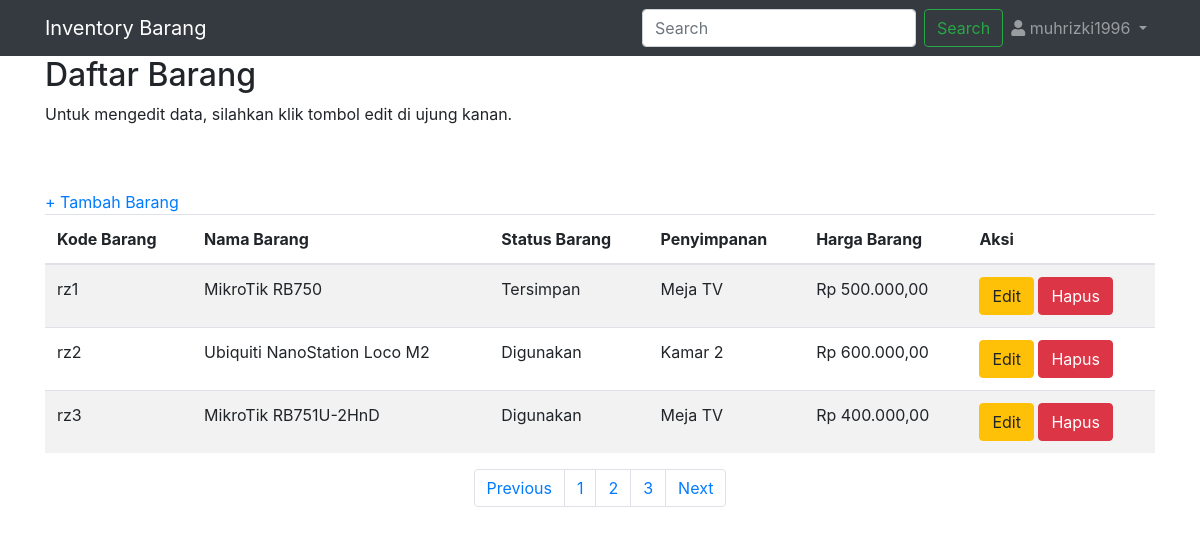
The page /admin/index.php (signed in) on the database its author committed.
### tables this page shows
CREATE TABLE IF NOT EXISTS `barang` (
  `id` int(255) NOT NULL,
  `nama_barang` text NOT NULL,
  `status_barang` text NOT NULL,
  `penyimpanan_barang` text NOT NULL,
  `harga_barang` int(255) NOT NULL
);

### admin/index.php (the view, shortened to what this page needs)
<!DOCTYPE html>
<html lang="en">
<head>
  <link href="../assets/css/bootstrap.css" rel="stylesheet">
  <link rel="stylesheet" href="../assets/fonts/css/all.css">
</head>
<body>
<?php
function rupiah($angka){
$hasil_rupiah = "Rp " . number_format($angka,2,',','.'); return $hasil_rupiah;
}
?>
  <nav class="navbar navbar-expand-lg navbar-dark bg-dark static-top">
    <div class="container">
      <a class="navbar-brand" href="#">Inventory Barang</a>
      <div class="collapse navbar-collapse" id="navbarResponsive">
        <ul class="navbar-nav ml-auto">
        <form class="form-inline">
    <input class="form-control mr-sm-2" type="search" placeholder="Search" aria-label="Search" autofocus>
    <button class="btn btn-outline-success my-2 my-sm-0" type="submit">Search</button>
  </form>
    <li class="nav-item dropdown">
        <a class="nav-link dropdown-toggle" href="#" id="navbarDropdown" role="button" data-toggle="dropdown" aria-haspopup="true" aria-expanded="false">
            <i class="fas fa-user"></i> <?php echo $_SESSION['username'];?>
        </a>
      </ul>
      </div>
    </div>
  </nav>
  <div class="container">
  <h2>Daftar Barang</h2>
  <p>Untuk mengedit data, silahkan klik tombol edit di ujung kanan.</p> <br><br>
  <a href="input.php">+ Tambah Barang</a>
  <table class="table table-striped">
    <thead>
      <tr>
        <th>Kode Barang</th>
        <th>Nama Barang</th>
        <th>Status Barang</th>
        <th>Penyimpanan</th>
        <th>Harga Barang</th>
        <th>Aksi</th>
      </tr>
    </thead>
    <tbody>
    <?php
	$query_mysql = mysql_query("SELECT * FROM barang")or die(mysql_error());
	while($data = mysql_fetch_array($query_mysql)){
	?>
      <tr>
        <td>rz<?php echo $data['id']; ?></td>
        <td><?php echo $data['nama_barang']; ?></td>
        <td><?php echo $data['status_barang']; ?></td>
        <td><?php echo $data['penyimpanan_barang']; ?></td>
        <td><?php echo rupiah($data['harga_barang']); ?></td>
        <td><a href="edit.php?id=<?php echo $data['id']; ?>"><button type="button" class="btn btn-warning">Edit</button></a> <a href="hapus.php?id=<?php echo $data['id']; ?>"><button type="button" class="btn btn-danger">Hapus</button></a></td>
      </tr>
      <?php } ?>
    </tbody>
  </table>
  <nav aria-label="Page navigation example">
  <ul class="pagination justify-content-center">
    <li class="page-item"><a class="page-link" href="#">Previous</a></li>
    <li class="page-item"><a class="page-link" href="#">1</a></li>
    <li class="page-item"><a class="page-link" href="#">2</a></li>
    <li class="page-item"><a class="page-link" href="#">3</a></li>
    <li class="page-item"><a class="page-link" href="#">Next</a></li>
  </ul>
</nav>
  </div>
</body>
</html>

### rows shown on the page
barang: id "1", nama_barang "MikroTik RB750", status_barang "Tersimpan", penyimpanan_barang "Meja TV", harga_barang "Rp 500.000,00"
barang: id "2", nama_barang "Ubiquiti NanoStation Loco M2", status_barang "Digunakan", penyimpanan_barang "Kamar 2", harga_barang "Rp 600.000,00"
barang: id "3", nama_barang "MikroTik RB751U-2HnD", status_barang "Digunakan", penyimpanan_barang "Meja TV", harga_barang "Rp 400.000,00"

### other values the page prints
$_SESSION['username'] "muhrizki1996"
